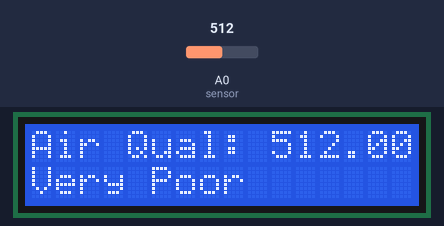
Simulated run of this sketch. Board: Arduino Uno, built with avr-gcc and run on an emulated ATmega328P. On the bench: 16×2 character LCD. The test bench sets the inputs (shaded band); at power-on: A0 (sensor) = 512. What the sketch prints to the serial monitor is not drawn.

Above: at 7.6 s.
7.7 s: A0 (sensor) set to 313
At 18.4 s:
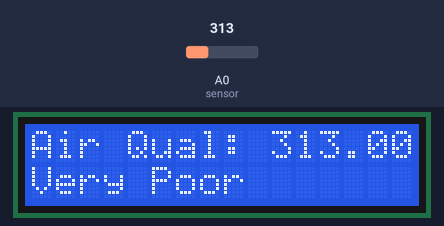
19.5 s: A0 (sensor) set to 288
At 29.6 s:
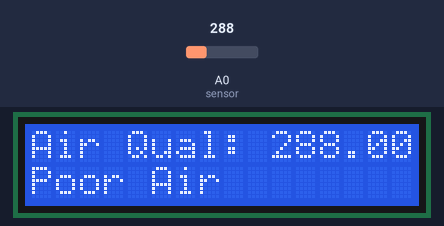
30.6 s: A0 (sensor) set to 109
At 40.8 s:
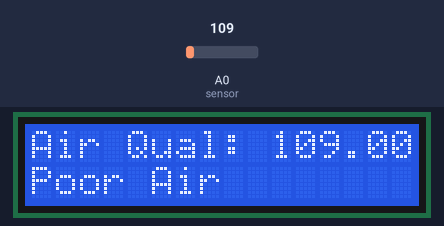
41.6 s: A0 (sensor) set to 92
At 51.9 s:
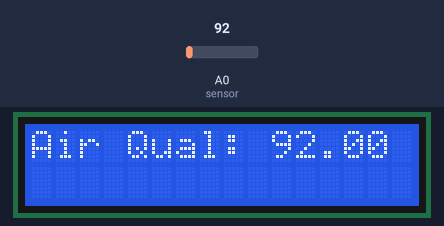
52.6 s: A0 (sensor) set to 55
At 63.1 s:
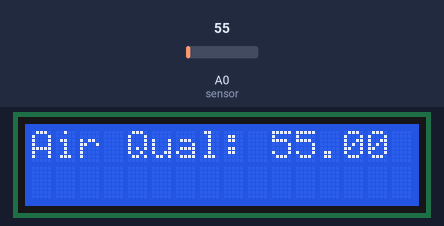
63.6 s: A0 (sensor) set to 44
At 74.3 s:
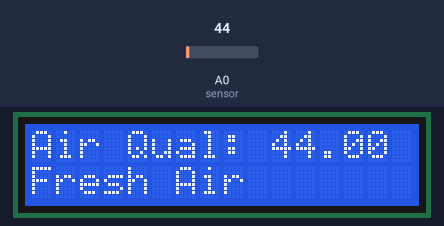
Timing chart, 0 to 75.6 s (numbered marks = the images above; inputs shaded):
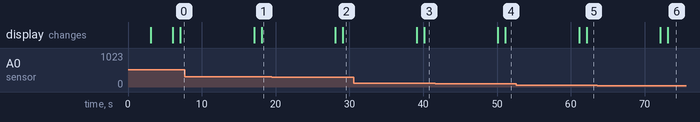

The sketch:

ARDUINOMINIPROJECT.ino.ino
```cpp
#include <SoftwareSerial.h>


// include the library code:
#include <LiquidCrystal.h>

// initialize the library with the numbers of the interface pins
LiquidCrystal lcd(13, 12, 6, 5, 4, 3); // LCD connections
/*
 D13 ==> RS
GND  ==>   R/W
D12  ==> Enable
D6   ==> DB4
D5   ==> DB5
D4   ==> DB6
D3   ==> DB7

*/

float t=0;
char data = 0;

String apiKey = "1565W434E21D4VX2";  // Write API key
int smokeA0 = A5;
char auth[]="92dEINKz0zIxec0RWmsXLF5xgoLPHoJZ";


SoftwareSerial ser(8,9); // RX, TX

void setup()

{
// enable debug serial
  Serial.begin(9600); //  serial data transmission at Baudrate of 9600

// enable software serial

  ser.begin(9600);
  lcd.begin(16, 2);  // to intialize LCD


  lcd.setCursor(0,0);

  lcd.print(" Welcome");

  lcd.setCursor(0,1);


  delay(3000);


  lcd.clear();

  lcd.setCursor(0,0);

  lcd.print("     AIR");

  lcd.setCursor(0,1);

  lcd.print("QUALITY MONITOR");

  delay(3000);


  lcd.clear();

  lcd.setCursor(0,0);

  lcd.print("WIFI");

  lcd.setCursor(0,1);

  lcd.print("   CONNECTED");

 }


void loop()
{
  delay(1000);

  t = analogRead(A0);  // Read sensor value and stores in a variable t


  Serial.print("Airquality = ");

  Serial.println(t);

  lcd.clear();
  lcd.setCursor (0, 0);
  lcd.print ("Air Qual: ");
  lcd.print (t);

  lcd.setCursor (0,1);
  if (t<=50)
   {
   lcd.print("Fresh Air");
   Serial.print("Fresh Air ");

   }
  else if( t>=100 && t<=300 )
   {
   lcd.print("Poor Air");
   Serial.print("Poor Air");

   }
  else if (t>=300 )
  {
  lcd.print("Very Poor");
  Serial.print("Very Poor");

  }
  //lcd.scrollDisplayLeft();
  delay(10000);

  lcd.clear();

  lcd.setCursor(0,0);

  lcd.print("SENDING DATA");

  lcd.setCursor(0,1);

  lcd.print("TO CLOUD");


}
```

Measured:
- the behaviour switches between 301 and 300 on A0 (sensor) (found by bisection; images 1 and 2)
- the behaviour switches between 100 and 99 on A0 (sensor) (found by bisection; images 3 and 4)
- the behaviour switches between 51 and 50 on A0 (sensor) (found by bisection; images 5 and 6)
- after the input at 7.7 s, the display: first differs from a run without the input after 10.4 s (image 1)
- after the input at 19.5 s, the display: first differs from a run without the input after 9.6 s (image 2)
- after the input at 30.6 s, the display: first differs from a run without the input after 9.5 s (image 3)
- after the input at 41.6 s, the display: first differs from a run without the input after 9.5 s (image 4)
- after the input at 52.6 s, the display: first differs from a run without the input after 9.5 s (image 5)
- after the input at 63.6 s, the display: first differs from a run without the input after 9.5 s (image 6)
